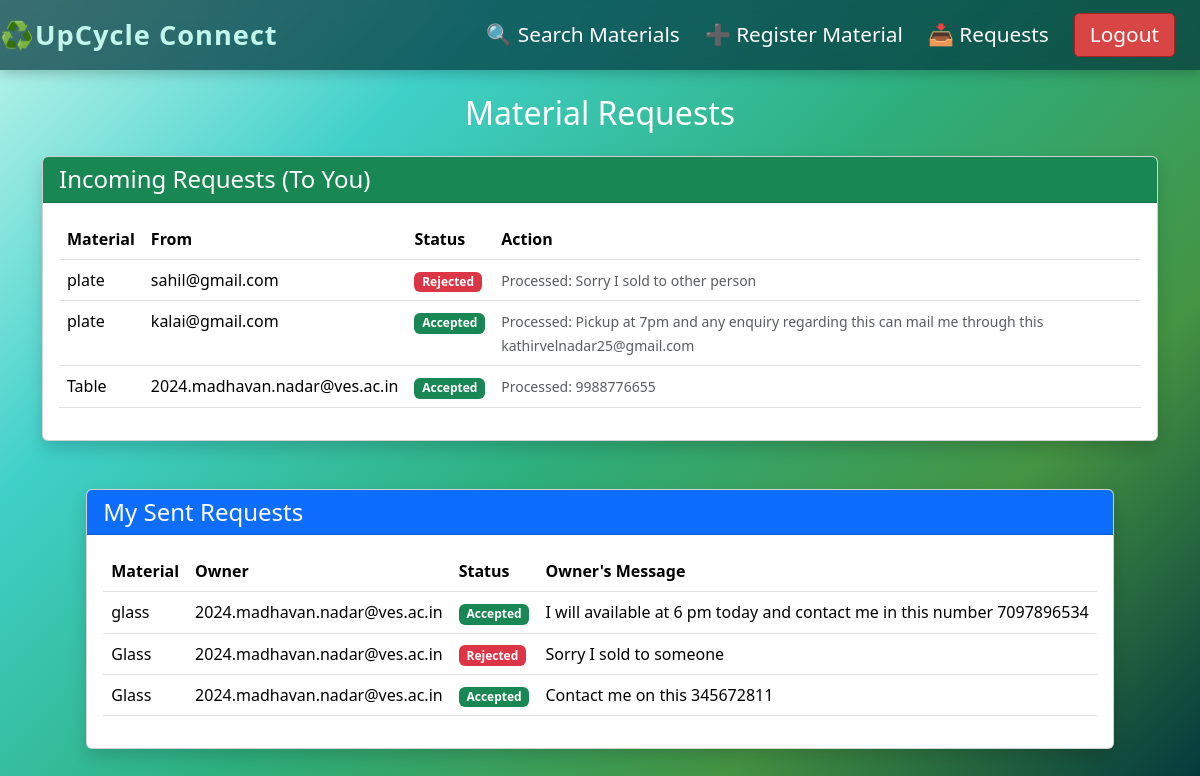
/requests (signed in), run on the app's committed database.
### app.py (models this page shows)
class RequestMaterial(db.Model):
    id = db.Column(db.Integer, primary_key=True)
    material_id = db.Column(db.Integer, db.ForeignKey('material.id'), nullable=False)
    sender_email = db.Column(db.String(200), nullable=False)
    owner_email = db.Column(db.String(200), nullable=False)
    status = db.Column(db.String(50), default="Pending")
    reason = db.Column(db.String(500), nullable=True)
    contact_details = db.Column(db.String(200), nullable=True)
    date_requested = db.Column(db.DateTime, default=datetime.utcnow)
    material = db.relationship('Material', backref='requests')

class Material(db.Model):
    id = db.Column(db.Integer, primary_key=True)
    material_name = db.Column(db.String(200), nullable=False)
    category = db.Column(db.String(100), nullable=False)
    quantity = db.Column(db.Integer, nullable=False)
    unit = db.Column(db.String(50), nullable=False)
    condition = db.Column(db.String(100), nullable=False)
    location = db.Column(db.String(200), nullable=False)
    latitude = db.Column(db.Float, nullable=True)
    longitude = db.Column(db.Float, nullable=True)
    image_filename = db.Column(db.String(300), nullable=True)
    registered_by = db.Column(db.String(200), nullable=False)
    date_registered = db.Column(db.DateTime, default=datetime.utcnow)
    status = db.Column(db.String(50), default="Available")

### app.py (the view)
@app.route("/requests")
def view_requests():
    user_email = session.get('email')
    if not user_email:
        return redirect(url_for('upcycle_connect'))
    incoming = RequestMaterial.query.filter_by(owner_email=user_email).all()
    outgoing = RequestMaterial.query.filter_by(sender_email=user_email).all()
    return render_template("requests.html", incoming=incoming, outgoing=outgoing)

### templates/requests.html (shortened to what this page needs)
{% extends 'base.html' %}
{% block body %}
<div class="container mt-4">
    <h2 class="text-white mb-4">Material Requests</h2>
    <div class="card mb-5 shadow">
        <div class="card-header bg-success text-white">
            <h4 class="mb-0">Incoming Requests (To You)</h4>
        </div>
        <div class="card-body">
            <table class="table table-hover">
                <thead>
                    <tr>
                        <th>Material</th>
                        <th>From</th>
                        <th>Status</th>
                        <th>Action</th>
                    </tr>
                </thead>
                <tbody>
                    {% for req in incoming %}
                        <tr>
                            <td>{{ req.material.material_name }}</td>
                            <td>{{ req.sender_email }}</td>
                            <td>
                                <span class="badge {% if req.status == 'Pending' %}bg-warning{% elif req.status == 'Accepted' %}bg-success{% else %}bg-danger{% endif %}">
                                    {{ req.status }}
                                </span>
                            </td>
                            <td>
                                {% if req.status == 'Pending' %}
                                    <button class="btn btn-sm btn-outline-success" data-bs-toggle="modal" data-bs-target="#respond{{req.id}}">Respond</button>
                                {% else %}
                                    <span class="text-muted small">Processed: {{ req.reason }}</span>
                                {% endif %}
                            </td>
                        </tr>
                    {% endfor %}
                </tbody>
            </table>
        </div>
    </div>
    <div class="card shadow">
        <div class="card-header bg-primary text-white">
            <h4 class="mb-0">My Sent Requests</h4>
        </div>
        <div class="card-body">
            <table class="table table-hover">
                <thead>
                    <tr>
                        <th>Material</th>
                        <th>Owner</th>
                        <th>Status</th>
                        <th>Owner's Message</th>
                    </tr>
                </thead>
                <tbody>
                    {% for req in outgoing %}
                        <tr>
                            <td>{{ req.material.material_name }}</td>
                            <td>{{ req.owner_email }}</td>
                            <td>
                                <span class="badge {% if req.status == 'Pending' %}bg-warning{% elif req.status == 'Accepted' %}bg-success{% else %}bg-danger{% endif %}">
                                    {{ req.status }}
                                </span>
                            </td>
                            <td>{{ req.reason if req.reason else "Waiting for response..." }}</td>
                        </tr>
                    {% endfor %}
                </tbody>
            </table>
        </div>
    </div>
</div>
{% endblock body %}

### static/css/dashboard.css (style rules this page uses)
body { background: linear-gradient( 135deg, #C1F6ED 0%, #3FD0C9 25%, #2EAF7D 50%, #449342 75%, #02353C 100% ); background-attachment: fixed; background-size: cover; font-family: 'Segoe UI', sans-serif; color: #ffffff; }
.container { display: flex; justify-content: center; align-items: center; flex-direction: column; min-height: 70vh; }

### data on the page
RequestMaterial: material.material_name "plate", sender_email "sahil@gmail.com", status "Rejected", reason "Sorry I sold to other person"
RequestMaterial: material.material_name "plate", sender_email "kalai@gmail.com", status "Accepted", reason "Pickup at 7pm and any enquiry regarding this can mail me through this kathirvelnadar25@gmail.com"
RequestMaterial: material.material_name "Table", sender_email "2024.madhavan.nadar@ves.ac.in", status "Accepted", reason "9988776655"
RequestMaterial: material.material_name "glass", owner_email "2024.madhavan.nadar@ves.ac.in", status "Accepted", reason "I will available at 6 pm today and contact me in this number 7097896534"
RequestMaterial: material.material_name "Glass", owner_email "2024.madhavan.nadar@ves.ac.in", status "Rejected", reason "Sorry I sold to someone"
RequestMaterial: material.material_name "Glass", owner_email "2024.madhavan.nadar@ves.ac.in", status "Accepted", reason "Contact me on this 345672811"
